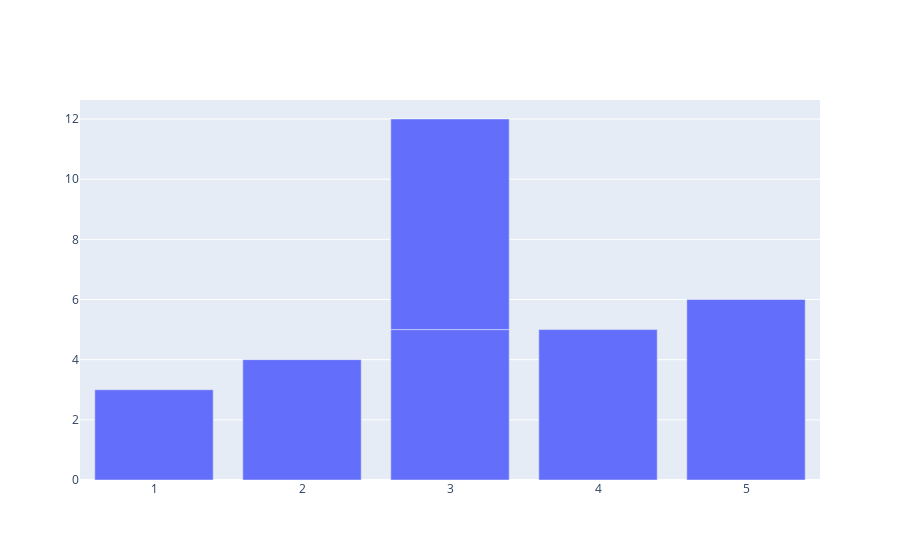

Notebook source saved alongside this figure:
### Code cell
fig = go.Figure()
fig.add_trace(go.Bar(x=[1,2,3,4,5,3], y=[3,4,5,5,6,7]))

### Figure 1 — Plotly figure (JSON) as saved in the notebook; plotly's stock layout.template omitted (floating-point values rounded to 4 significant figures)
{"data": [{"type": "bar", "x": [1, 2, 3, 4, 5, 3], "y": [3, 4, 5, 5, 6, 7]}], "layout": {}}
